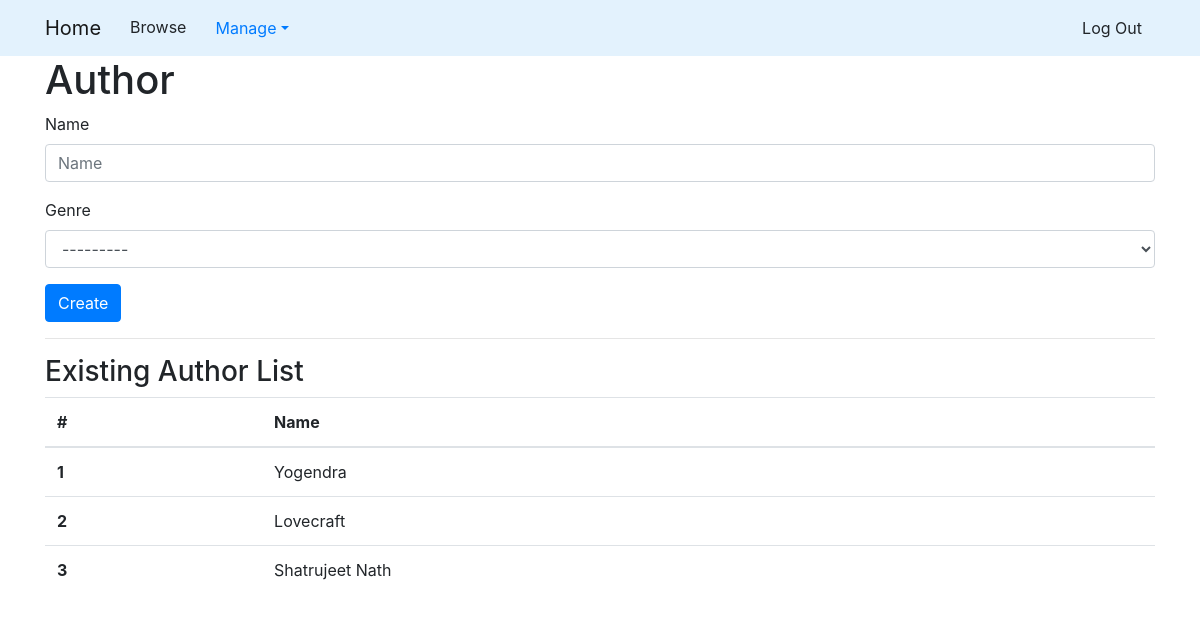
The page /author/ (signed in) on the database as committed earlier.
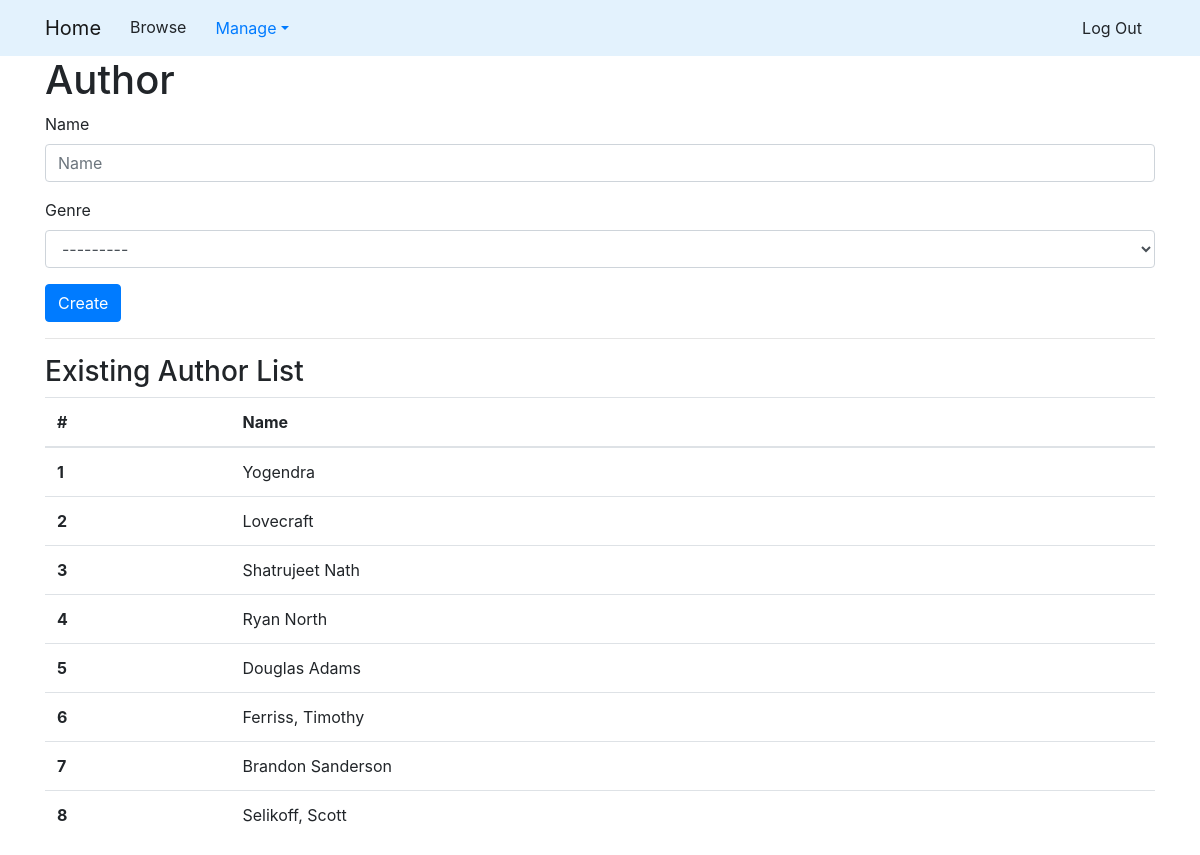
The same page on the database as committed later.
### library_app/models.py (models this page shows, shortened)
class Genre(models.Model):
    name = models.TextField()
    def __str__(self):
        return self.name

class Author(models.Model):
    name = models.TextField()

### library_app/views.py (the view)
# urls.py: url('author/', views.CreateAuthorView.as_view(), name='author'),
class CreateAuthorView(SuperUserRequiredMixin, CreateView):
    form_class = forms.CreateAuthorForm
    success_url = reverse_lazy('library_app:author')
    template_name = 'library_app/author.html'
    def get_context_data(self, **kwargs):
        kwargs['author_list'] = models.Author.objects.order_by('id')
        return super(CreateAuthorView, self).get_context_data(**kwargs)

### library_app/forms.py
class CreateAuthorForm(forms.ModelForm):
    genre = forms.ModelChoiceField(queryset=Genre.objects.all())
    class Meta:
        model = Author
        fields = ('name',)
        widgets = {
            'name': forms.TextInput(attrs={'class': 'textinputclass'}),
        }

### library_app/views.py (called while the page is built)
    def test_func(self):
        return self.request.user.is_superuser

### library_app/templates/library_app/author.html (shortened to what this page needs)
{% extends "base.html" %}
{% load bootstrap4 %}
{% block body_block %}
<div class="container">
    <h1>Author</h1>
    <form method="POST">
        {% bootstrap_form form %}
        <input type="submit" class="btn btn-primary" value="Create">
    </form>
    <hr>
    <h3>Existing Author List</h3>
    <table class="table">
        <thead>
            <tr>
                <th scope="col">#</th>
                <th scope="col">Name</th>
            </tr>
        </thead>
        <tbody>
            {% for author in author_list %}
            <tr>
                <th scope="row">{{author.pk}}</th>
                <td>{{author.name}}</td>
            </tr>
            {% endfor %}
        </tbody>
    </table>
</div>
{% endblock %}

### templates/base.html (shortened to what this page needs)
<!DOCTYPE html>
{% load static %}
<html lang="en">
<head>
  <link rel="stylesheet" href="{% static 'library_app/css/master.css'%}">
  <link rel="stylesheet" href="{% static 'bootstrap-4.5.2-dist/css/bootstrap.min.css'%}">
  <link rel="stylesheet" href="{% static 'bootstrap-4.5.2-dist/css/bootstrap-grid.min.css'%}">
</head>
<body>
  <nav class=" navbar navbar-expand-lg navbar-light mynav">
    <div class="container">
      <a class="navbar-brand" href="{% url 'library_app:home' %}">Home</a>
      <div class="collapse navbar-collapse" id="navbarSupportedContent">
        <ul class="nav nabar-nav mr-auto">
          <li><a class="btn btn-simple" href="#">Browse</a></li>
          {% if user.is_authenticated %}
          <li class="nav-item dropdown">
            <a class="nav-link dropdown-toggle" role="button" data-toggle="dropdown" href="#">Manage</a>
          </li>
          {% endif %}
        </ul>
        <ul class="nav nabar-nav navbar-right">
          {% if user.is_authenticated %}
          <li><a class="btn btn-simple" href="{% url 'library_app:logout' %}">Log Out</a></li>
          {% endif %}
        </ul>
      </div>
    </div>
  </nav>
  {% block body_block %}
  {% endblock %}
</body>
</html>

### library_app/static/library_app/css/master.css (style rules this page uses)
body { background-color: red; }
.mynav { background-color: #e3f2fd; }
body { margin-top:30px; }

Rows that differ between the two databases and show on the page:
added Author: pk "4", name "Ryan North"
added Author: pk "5", name "Douglas Adams"
added Author: pk "6", name "Ferriss, Timothy"
added Author: pk "7", name "Brandon Sanderson"
added Author: pk "8", name "Selikoff, Scott"
